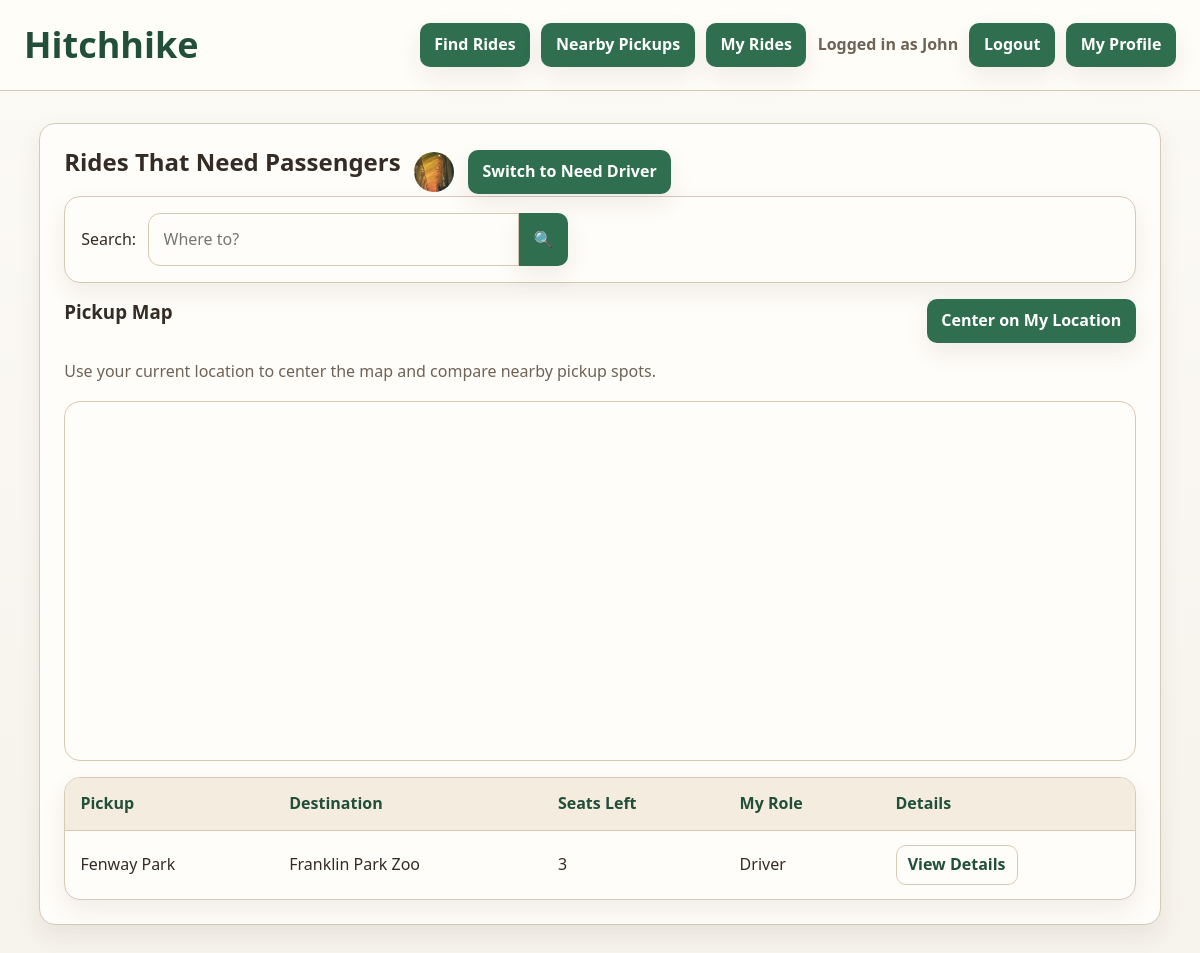
Before: /campus_pickup/rides/accepted/ (signed in) with the older database file.
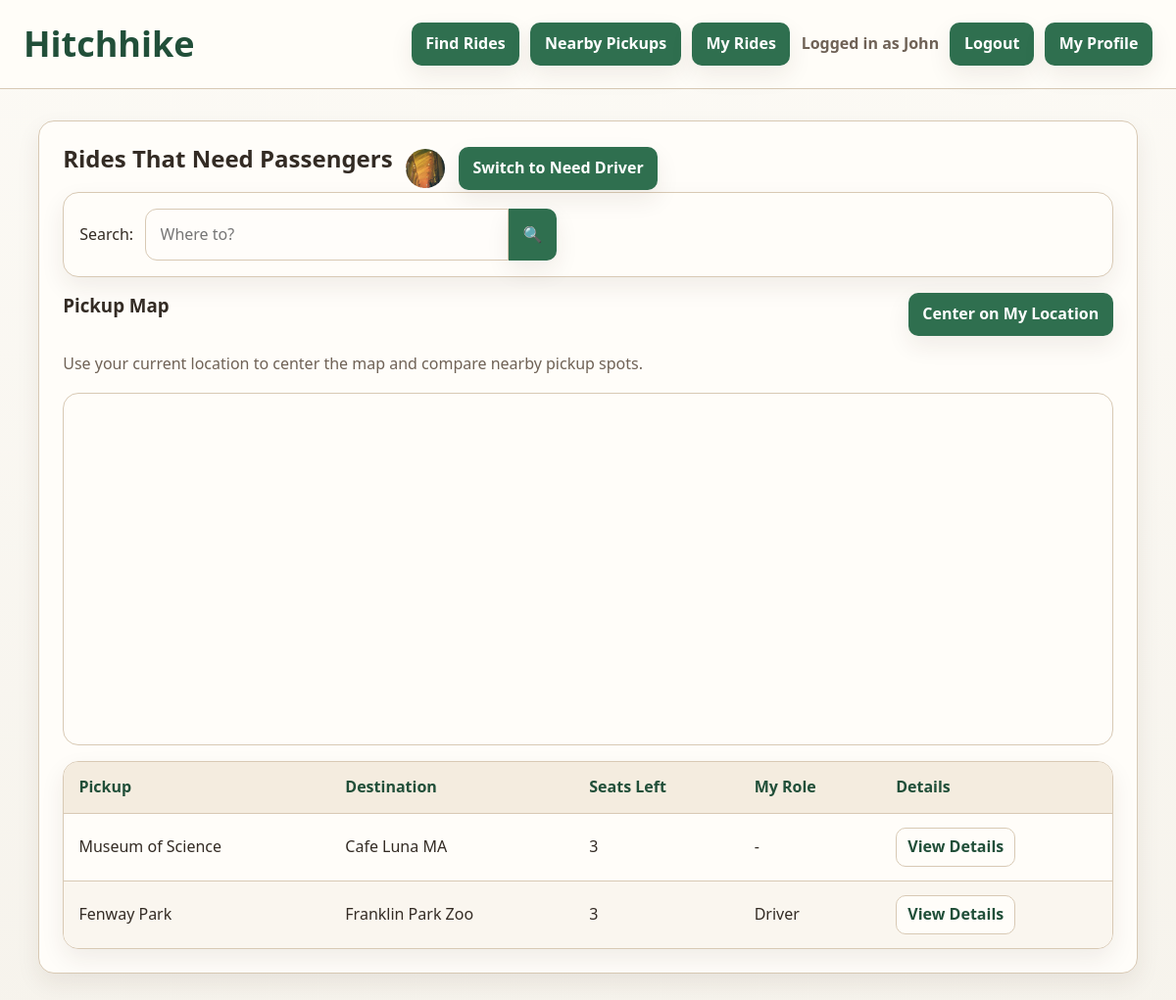
After: the same page with the newer database file.
### campus_pickup/models.py (models this page shows, shortened)
class Ride(models.Model):
    STATUS_CHOICES = [
        ("open", "Open"),
        ("accepted", "Accepted"),
        ("full", "Full"),
        ("completed", "Completed"),
        ("cancelled", "Cancelled"),
    ]
    creator = models.ForeignKey(
        Profile,
        on_delete=models.CASCADE,
        related_name="created_rides"
    )
    driver = models.ForeignKey(
        Profile,
        on_delete=models.SET_NULL,
        null=True,
        blank=True,
        related_name="driving_rides"
    )
    pickup_location = models.TextField(blank=False)
    destination = models.TextField(blank=False)
    pickup_latitude = models.FloatField(null=True, blank=True)
    pickup_longitude = models.FloatField(null=True, blank=True)
    destination_latitude = models.FloatField(null=True, blank=True)
    destination_longitude = models.FloatField(null=True, blank=True)
    status = models.CharField(
        max_length=20,
        choices=STATUS_CHOICES,
        default="open"
    )
    seat_capacity = models.IntegerField(default=4)
    created_at = models.DateTimeField(auto_now_add=True)
    def seats_taken(self):
        passenger_ids = set(
            RideParticipant.objects.filter(ride=self).values_list("passenger_id", flat=True)
        )
        occupied = len(passenger_ids)
        if self.driver and self.driver_id not in passenger_ids:
            occupied += 1
        return occupied
    def seats_remaining(self):
        return max(self.seat_capacity - self.seats_taken(), 0)

### campus_pickup/views.py (the view)
# urls.py: path("rides/accepted/", views.AcceptedRideListView.as_view(), name="accepted_ride_list"),
class AcceptedRideListView(RideListView):
    template_name = "campus_pickup/accepted_ride_list.html"
    ride_status = "accepted"
    switch_url_name = "campus_pickup:ride_list"
    switch_label = "Switch to Need Driver"

### campus_pickup/views.py (called while the page is built)
    def get_my_profile(self):
        return get_object_or_404(Profile, user=self.request.user)

    def get_queryset(self):
        queryset = Ride.objects.select_related("creator", "driver").filter(
            status=self.ride_status
        ).order_by("-created_at")
        query = self.request.GET.get("q", "").strip()
        if query:
            queryset = queryset.filter(
                Q(destination__icontains=query) | Q(pickup_location__icontains=query)
            )
        return queryset

### campus_pickup/templates/campus_pickup/accepted_ride_list.html (shortened to what this page needs)
{% extends "campus_pickup/base.html" %}
{% block content %}
<section class="panel">
    <div class="page-title page-title-spread">
        <div class="page-title">
            <h2>Rides That Need Passengers</h2>
            {% if my_profile.profile_image_url %}
            <img
                class="profile-avatar title-avatar"
                src="{{ my_profile.profile_image_url.url }}"
                alt="{{ my_profile.display_name }}"
            >
            {% endif %}
        </div>
        <a class="button-link" href="{{ switch_url }}{% if current_query %}?q={{ current_query|urlencode }}{% endif %}">{{ switch_label }}</a>
    </div>
    <form method="get" class="filters">
        <label for="q">Search:</label>
        <span class="search-box">
            <input
                id="q"
                name="q"
                type="text"
                value="{{ current_query }}"
                placeholder="Where to?"
            >
            <button type="submit" aria-label="Search rides">&#128269;</button>
        </span>
    </form>
    <div class="ride-list-map-card">
        <div class="ride-list-map-header">
            <h3>Pickup Map</h3>
            <button type="button" id="center-current-location">Center on My Location</button>
        </div>
        <p id="ride-list-map-status" class="help-text">
            Use your current location to center the map and compare nearby pickup spots.
        </p>
        {% if google_maps_api_key %}
        <div id="ride-list-map" class="ride-map list-map"></div>
        {% else %}
        <p class="help-text">Google Maps API key is missing.</p>
        {% endif %}
    </div>
    <table>
        <thead>
            <tr>
                <th>Pickup</th>
                <th>Destination</th>
                <th>Seats Left</th>
                <th>My Role</th>
                <th>Details</th>
            </tr>
        </thead>
        <tbody>
            {% for r in rides %}
            <tr>
                <td>{{ r.pickup_location }}</td>
                <td>{{ r.destination }}</td>
                <td>{{ r.seats_remaining }}</td>
                <td>
                    {% if r.driver == my_profile %}Driver{% elif r.id in my_passenger_ride_ids %}Passenger{% else %}-{% endif %}
                </td>
                <td><a class="detail-link" href="{% url 'campus_pickup:ride_detail' r.pk %}">View Details</a></td>
            </tr>
            {% endfor %}
        </tbody>
    </table>
</section>
{% endblock %}

Changed rows visible on the page:
added Ride: pickup_location "Museum of Science", destination "Cafe Luna MA", seats_remaining "3"
